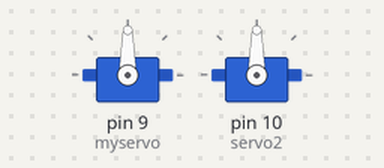
The sketch below on a simulated Arduino Uno, built with avr-gcc and run on an emulated ATmega328P. Shown: 2 × servo.

Above: at 0.05 s.
At 1.4 s:
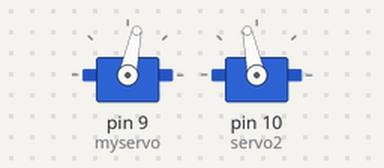
At 2.85 s:
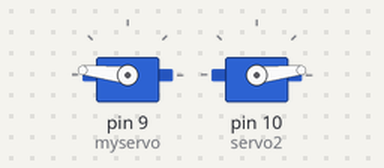
At 5.65 s:
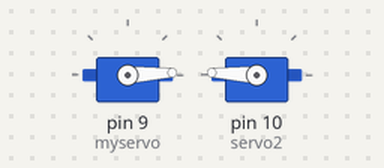
Timing chart, 0 to 7.4 s (numbered marks = the images above):
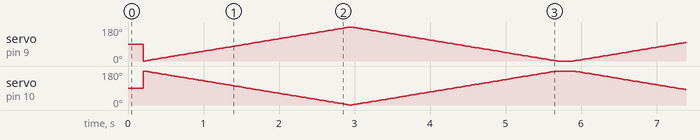

The sketch:

twoservo_sweep.ino
```cpp
#include <Servo.h>

Servo myservo;  // create servo object to control a servo
Servo servo2;
// twelve servo objects can be created on most boards

int pos = 0;    // variable to store the servo position

void setup() {
  // put your setup code here, to run once:
  myservo.attach(9);  // attaches the servo on pin 9 to the servo object
  servo2.attach(10);
  Serial.begin(9600);
}

void loop() {
  // put your main code here, to run repeatedly:
  delay(200);
  for (pos = 0; pos <= 180; pos += 1) { // goes from 0 degrees to 180 degrees
    // in steps of 1 degree
    myservo.write(pos);              // tell servo to go to position in variable 'pos'
    servo2.write(180 - pos);
    delay(15);                       // waits 15ms for the servo to reach the position
  }
  for (pos = 180; pos >= 0; pos -= 1) { // goes from 180 degrees to 0 degrees
    myservo.write(pos);              // tell servo to go to position in variable 'pos'
    servo2.write(180 - pos);
    delay(15);                       // waits 15ms for the servo to reach the position
  }
}
```
